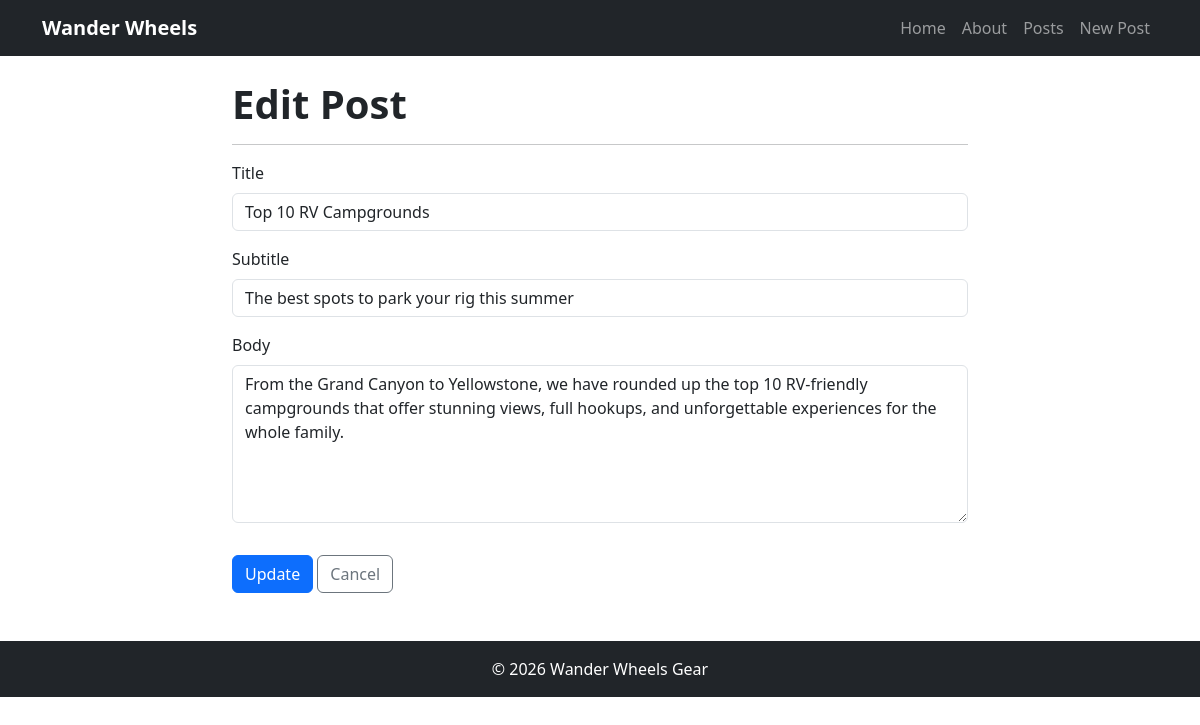
Screenshot of /posts/edit/2/ with the database file from the repository.
### posts/models.py (models this page shows, shortened)
class Post(models.Model): #OOP - Classes and Objects
    title = models.CharField(max_length=128)
    subtitle = models.CharField(max_length=256)
    body = models.TextField()
    created_on = models.DateTimeField(auto_now_add=True)
    author = models.ForeignKey(
        get_user_model(),
        on_delete=models.CASCADE
    )

### posts/views.py (the view)
# urls.py: path('edit/<int:pk>/', PostUpdateView.as_view(), name='post_edit'),
class PostUpdateView(UpdateView): # POST Request -> form (HTML)
    template_name = "posts/edit.html"
    model = Post
    fields = ["title","subtitle","body"]

### templates/posts/edit.html (shortened to what this page needs)
{% extends 'base.html' %}
{% block content %}
<div class="row">
    <div class="col-lg-8 mx-auto">
        <h1 class="display-6 fw-bold mb-3">Edit Post</h1>
        <hr>
        <form method="post">
            <div class="mb-3">
                <label for="{{ form.title.id_for_label }}" class="form-label">Title</label>
                <input type="text" name="title" value="{{ form.title.value }}" class="form-control" id="{{ form.title.id_for_label }}" maxlength="128">
            </div>
            <div class="mb-3">
                <label for="{{ form.subtitle.id_for_label }}" class="form-label">Subtitle</label>
                <input type="text" name="subtitle" value="{{ form.subtitle.value }}" class="form-control" id="{{ form.subtitle.id_for_label }}" maxlength="256">
            </div>
            <div class="mb-3">
                <label for="{{ form.body.id_for_label }}" class="form-label">Body</label>
                <textarea name="body" class="form-control" id="{{ form.body.id_for_label }}" rows="6">{{ form.body.value }}</textarea>
            </div>
            <input type="submit" value="Update" class="btn btn-primary mt-3">
            <a href="{% url 'posts:post_detail' post.id %}" class="btn btn-outline-secondary mt-3">Cancel</a>
        </form>
    </div>
</div>
{% endblock %}

### rows the page displays
Post: title "Top 10 RV Campgrounds", subtitle "The best spots to park your rig this summer", body "From the Grand Canyon to Yellowstone, we have rounded up the top 10 RV-friendly campgrounds that offer stunning views, full hookups, and unforgettable experiences for the whole family."
